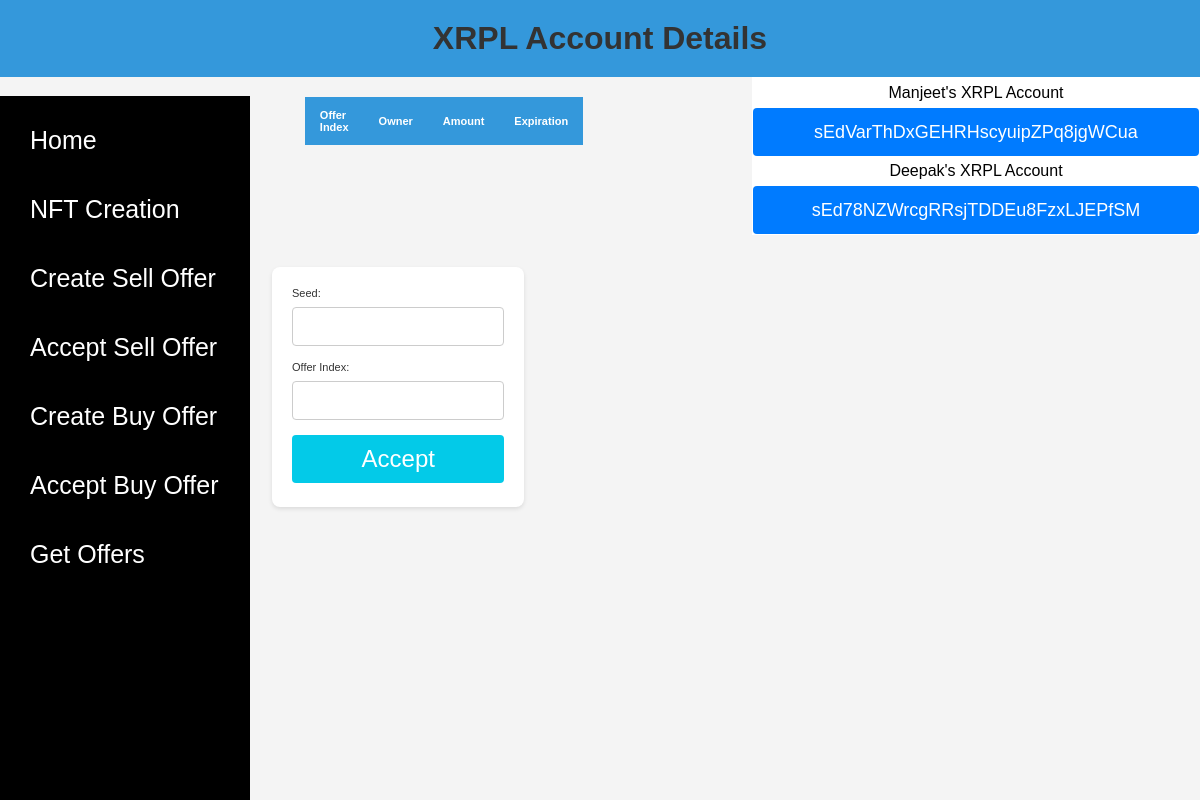
The app's page /accept_buy_offer/ (signed in) with its own data.
### nft_api/models.py (models this page shows)
class XRPL_Model(models.Model):
    user = models.OneToOneField(User, on_delete=models.CASCADE)
    account_address = models.CharField(max_length=100)
    seed = models.CharField(max_length=100)
    created_at = models.DateTimeField(default=datetime.now)
    def __str__(self):
        return f"{self.user.username}'s XRPL Account"

### nft_api/views.py (the view, shortened to what this page needs)
# urls.py: path('accept_buy_offer/', views.accept_buy_offer_view, name='accept_buy_offer'),
def accept_buy_offer_view(request):
    if not request.user.is_authenticated:
        return redirect('login')
    xrpl_data = None
    if request.user.is_authenticated:
        user_id = request.user.id
        try:
            xrpl_data = XRPL_Model.objects.get(user_id=user_id)
        except XRPL_Model.DoesNotExist:
            pass
    seed = xrpl_data.seed if xrpl_data else ""
    if request.method == 'POST':
        form = AcceptBuyOfferForm(request.POST)
        if form.is_valid():
            JSON_RPC_URL = "https://s.altnet.rippletest.net:51234/"
            client = JsonRpcClient(JSON_RPC_URL)
            seed = form.cleaned_data.get('seed')
            offer_index = form.cleaned_data['offer_index']
            try:
                buyer_wallet = Wallet.from_seed(seed=seed, algorithm="ed25519")
                client = JsonRpcClient(testnet_url)
                accept_offer_tx = NFTokenAcceptOffer(
                    account=buyer_wallet.classic_address,
                    nftoken_buy_offer=offer_index
                )
                response = submit_and_wait(accept_offer_tx, client, buyer_wallet)
                return render(request, 'nft_api/accept_buy_offer_success.html', {'accept_offer_tx': accept_offer_tx})
            except Exception as e:
                error_message = str(e)
                if "tecEXPIRED" in error_message:
                    return render(request, 'nft_api/buy_offer_expired.html')
    else:
        form = AcceptBuyOfferForm()
        xrpl_accounts = XRPL_Model.objects.exclude(user=request.user)
        json_rpc_url = "https://s.altnet.rippletest.net:51234/"
        client = JsonRpcClient(json_rpc_url)
        wallet = Wallet.from_seed(seed=seed)
        classic_address = wallet.classic_address
        account_objects_request = AccountObjects(account=classic_address)
        response = client.request(account_objects_request)
        account_objects = response.result.get("account_objects", [])
        nft_offer_data = []
        context = {'form': form, 'nft_offer_data': nft_offer_data, 'xrpl_accounts':xrpl_accounts}
        return render(request, "nft_api/buyer_data.html", context)

### nft_api/forms.py
class AcceptBuyOfferForm(forms.Form):
    seed = forms.CharField(max_length=64, label='Seed')
    offer_index = forms.CharField(label='Offer Index')

### nft_api/templates/nft_api/buyer_data.html (shortened to what this page needs)
<!DOCTYPE html>
<html>
<head>
</head>
<body>
    <h1>XRPL Account Details</h1>
    <div id="hidden">
        <div class="table_form">
        <div class="table-container">
        <table>
            <thead>
                <tr>
                    <th>Offer Index</th>
                    <th>Owner</th>
                    <th>Amount</th>
                    <th>Expiration</th>
                </tr>
            </thead>
        </table>
        </div>
        <div class="data-nft-container" id="nft-container">
          {% for xrpl_accountss in xrpl_accounts %}
          <div class="account-name">{{xrpl_accountss}}</div>
          <div class="nft-data">
            <button class="seed-Data-Value2" style="width: 100%; height:3rem; font-size:18px" type="button" data-value2={{xrpl_accountss.seed}}>{{xrpl_accountss.seed}}</button>
          </div>
          {% endfor %}
        </div>
        <div class="form__data">
        <form method="post" enctype="multipart/form-data" id="mint-form">
            <label for="{{ form.title.id_for_label }}" style="color: #333;">Seed:</label>
            {{ form.seed }}
            <label for="{{ form.nft_id.id_for_label }}" style="color: #333;">Offer Index:</label>
            {{ form.offer_index }}
            <div class="button-container">
                <button type="submit" style="background-color: #03cae8;width: 100% ;font-size: 1.5rem;">Accept</button>
            </div>
        </form>
      </div>
         </div>
  </div>
  <div class="nav-menu">
    <a href="{% url 'home' %}"><li>Home</li></a>
    <a href="{% url 'mint_nft' %}"><li>NFT Creation</li></a>
    <a href="{% url 'create_sell_offer' %}"><li>Create Sell Offer</li></a>
    <a href="{% url 'getdata' %}"><li>Accept Sell Offer</li></a>
    <a href="{% url 'create_buy_offer' %}"><li>Create Buy Offer</li></a>
    <a href="{% url 'accept_buy_offer' %}"><li>Accept Buy Offer</li></a>
    <a href="{% url 'get_offers' %}"><li>Get Offers</li></a>
    </div>
</body>
</html>

### nft_api/templates/nft_api/buyer_data.html (style rules this page uses)
* { margin: 0; padding: 0%; box-sizing: border-box; }
body { font-family: Arial, sans-serif; background-color: #f4f4f4; margin: 0; padding: 0; }
h1 { background-color: #3498db; color: #fff; text-align: center; padding: 20px; }
table { width: 80%; margin: 20px auto; border-collapse: collapse; background-color: #fff; }
th, td { padding: 12px 15px; text-align: left; }
th { background-color: #3498db; color: #fff; }
body { font-family: Arial, sans-serif; background-color: #f4f4f4; background-image: url('https://static.vecteezy.com/system/resources/previews/011/529/287/non_2x/nft-technology-background-made-with-binary-code-non-fungible-token-digital-crypto-art-blockchain-tech-concept-investment-in-cryptographic-matrix-background-with-digits-1-0-illustration-vector.jpg'); background-size: cover; }
h1 { color: #333; text-align: center; padding: 20px; }
form { background-color: #fff; padding: 20px; border-radius: 8px; box-shadow: 0 2px 4px rgba(0, 0, 0, 0.1); max-width: 341px; margin: 0 auto; height: 240px; margin-right: 8rem; }
label { display: block; margin-bottom: 8px; color: #666; }
input[type="text"], textarea { width: 100%; padding: 10px; margin-bottom: 15px; border: 1px solid #ccc; border-radius: 4px; font-size:15px; }
button { background-color: #007bff; color: #fff; border: none; padding: 10px 20px; border-radius: 4px; cursor: pointer; }
.nav-menu { background-color: rgb(0, 0, 0); width: 250px; height: 88vh; margin: 0; padding: 10px; list-style: none; display: flex; flex-direction: column; justify-content: flex-start; align-items: flex-start; position: absolute; top: 12%; }
.nav-menu a { text-decoration: none; font-size: 25px }
li { width: 100%; color: #fff; padding: 20px; }
.table_form { margin-left: 17rem; display:flex; justify-content: space-between; flex-wrap: wrap; font-size: 11px; gap:2rem; }
.table-container { max-height: 250px; overflow-y: auto; margin: 0 auto; }
.data-nft-container { width: 28rem; max-height: 242px; overflow-y: auto; background-color: white; margin-left: 6.5rem; border: 1px solid white; }
.account-name { color:black; text-align: center; margin: 6px 0; font-size: 1rem; }
.form__data { width:41%; }

### records on screen
XRPL_Model: user.username "Manjeet's XRPL Account", seed "sEdVarThDxGEHRHscyuipZPq8jgWCua"
XRPL_Model: user.username "Deepak's XRPL Account", seed "sEd78NZWrcgRRsjTDDEu8FzxLJEPfSM"
